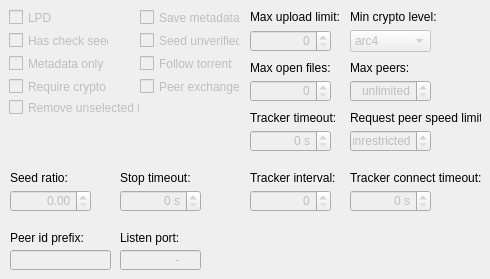
     <widget class="QWidget" name="tab_4">
      <attribute name="title">
       <string>Bittorrent</string>
      </attribute>
      <widget class="QCheckBox" name="checkBox_EnableLpd">
       <property name="enabled">
        <bool>false</bool>
       </property>
       <property name="geometry">
        <rect>
         <x>9</x>
         <y>9</y>
         <width>100</width>
         <height>17</height>
        </rect>
       </property>
       <property name="text">
        <string>LPD</string>
       </property>
      </widget>
      <widget class="QCheckBox" name="checkBox_HashCheckSeed">
       <property name="enabled">
        <bool>false</bool>
       </property>
       <property name="geometry">
        <rect>
         <x>9</x>
         <y>32</y>
         <width>100</width>
         <height>17</height>
        </rect>
       </property>
       <property name="text">
        <string>Has check seed</string>
       </property>
      </widget>
      <widget class="QCheckBox" name="checkBox_SaveMetadata">
       <property name="enabled">
        <bool>false</bool>
       </property>
       <property name="geometry">
        <rect>
         <x>140</x>
         <y>9</y>
         <width>101</width>
         <height>17</height>
        </rect>
       </property>
       <property name="text">
        <string>Save metadata</string>
       </property>
      </widget>
      <widget class="QCheckBox" name="checkBox_SeedUnverified">
       <property name="enabled">
        <bool>false</bool>
       </property>
       <property name="geometry">
        <rect>
         <x>140</x>
         <y>32</y>
         <width>100</width>
         <height>17</height>
        </rect>
       </property>
       <property name="text">
        <string>Seed unverified</string>
       </property>
      </widget>
      <widget class="QCheckBox" name="checkBox_MetadataOnly">
       <property name="enabled">
        <bool>false</bool>
       </property>
       <property name="geometry">
        <rect>
         <x>9</x>
         <y>55</y>
         <width>100</width>
         <height>17</height>
        </rect>
       </property>
       <property name="text">
        <string>Metadata only</string>
       </property>
      </widget>
      <widget class="QCheckBox" name="checkBox_FollowTorrent">
       <property name="enabled">
        <bool>false</bool>
       </property>
       <property name="geometry">
        <rect>
         <x>140</x>
         <y>55</y>
         <width>100</width>
         <height>17</height>
        </rect>
       </property>
       <property name="text">
        <string>Follow torrent</string>
       </property>
      </widget>
      <widget class="QCheckBox" name="checkBox_RequireCrypto">
       <property name="enabled">
        <bool>false</bool>
       </property>
       <property name="geometry">
        <rect>
         <x>9</x>
         <y>78</y>
         <width>100</width>
         <height>17</height>
        </rect>
       </property>
       <property name="text">
        <string>Require crypto</string>
       </property>
      </widget>
      <widget class="QCheckBox" name="checkBox_PeerExchange">
       <property name="enabled">
        <bool>false</bool>
       </property>
       <property name="geometry">
        <rect>
         <x>140</x>
         <y>78</y>
         <width>100</width>
         <height>17</height>
        </rect>
       </property>
       <property name="text">
        <string>Peer exchange</string>
       </property>
      </widget>
      <widget class="QLabel" name="label_18">
       <property name="geometry">
        <rect>
         <x>10</x>
         <y>170</y>
         <width>101</width>
         <height>16</height>
        </rect>
       </property>
       <property name="text">
        <string>Seed ratio:</string>
       </property>
       <property name="buddy">
        <cstring>doubleSpinBox_SeedRatio</cstring>
       </property>
      </widget>
      <widget class="QDoubleSpinBox" name="doubleSpinBox_SeedRatio">
       <property name="enabled">
        <bool>false</bool>
       </property>
       <property name="geometry">
        <rect>
         <x>10</x>
         <y>190</y>
         <width>81</width>
         <height>22</height>
        </rect>
       </property>
       <property name="alignment">
        <set>Qt::AlignRight|Qt::AlignTrailing|Qt::AlignVCenter</set>
       </property>
      </widget>
      <widget class="QLabel" name="label_19">
       <property name="geometry">
        <rect>
         <x>120</x>
         <y>230</y>
         <width>101</width>
         <height>16</height>
        </rect>
       </property>
       <property name="text">
        <string>Listen port:</string>
       </property>
       <property name="buddy">
        <cstring>lineEdit_listenPort</cstring>
       </property>
      </widget>
      <widget class="QLineEdit" name="lineEdit_listenPort">
       <property name="enabled">
        <bool>false</bool>
       </property>
       <property name="geometry">
        <rect>
         <x>120</x>
         <y>250</y>
         <width>81</width>
         <height>20</height>
        </rect>
       </property>
       <property name="inputMask">
        <string notr="true">00000-00000; </string>
       </property>
       <property name="text">
        <string notr="true">-</string>
       </property>
       <property name="alignment">
        <set>Qt::AlignRight|Qt::AlignTrailing|Qt::AlignVCenter</set>
       </property>
      </widget>
      <widget class="QLabel" name="label_20">
       <property name="geometry">
        <rect>
         <x>250</x>
         <y>9</y>
         <width>91</width>
         <height>16</height>
        </rect>
       </property>
       <property name="text">
        <string>Max upload limit:</string>
       </property>
       <property name="buddy">
        <cstring>spinBox_MaxUploadLimit</cstring>
       </property>
      </widget>
      <widget class="QSpinBox" name="spinBox_MaxUploadLimit">
       <property name="enabled">
        <bool>false</bool>
       </property>
       <property name="geometry">
        <rect>
         <x>250</x>
         <y>30</y>
         <width>81</width>
         <height>22</height>
        </rect>
       </property>
       <property name="alignment">
        <set>Qt::AlignRight|Qt::AlignTrailing|Qt::AlignVCenter</set>
       </property>
       <property name="maximum">
        <number>65536</number>
       </property>
      </widget>
      <widget class="QLabel" name="label_21">
       <property name="geometry">
        <rect>
         <x>250</x>
         <y>60</y>
         <width>81</width>
         <height>16</height>
        </rect>
       </property>
       <property name="text">
        <string>Max open files:</string>
       </property>
       <property name="buddy">
        <cstring>spinBox_MaxOpenFiles</cstring>
       </property>
      </widget>
      <widget class="QSpinBox" name="spinBox_MaxOpenFiles">
       <property name="enabled">
        <bool>false</bool>
       </property>
       <property name="geometry">
        <rect>
         <x>250</x>
         <y>80</y>
         <width>81</width>
         <height>22</height>
        </rect>
       </property>
       <property name="alignment">
        <set>Qt::AlignRight|Qt::AlignTrailing|Qt::AlignVCenter</set>
       </property>
       <property name="maximum">
        <number>1000</number>
       </property>
      </widget>
      <widget class="QLabel" name="label_22">
       <property name="geometry">
        <rect>
         <x>350</x>
         <y>60</y>
         <width>131</width>
         <height>16</height>
        </rect>
       </property>
       <property name="text">
        <string>Max peers:</string>
       </property>
       <property name="buddy">
        <cstring>spinBox_MaxPeers</cstring>
       </property>
      </widget>
      <widget class="QSpinBox" name="spinBox_MaxPeers">
       <property name="enabled">
        <bool>false</bool>
       </property>
       <property name="geometry">
        <rect>
         <x>350</x>
         <y>80</y>
         <width>81</width>
         <height>22</height>
        </rect>
       </property>
       <property name="alignment">
        <set>Qt::AlignRight|Qt::AlignTrailing|Qt::AlignVCenter</set>
       </property>
       <property name="specialValueText">
        <string>unlimited</string>
       </property>
       <property name="maximum">
        <number>256</number>
       </property>
      </widget>
      <widget class="QLabel" name="label_23">
       <property name="geometry">
        <rect>
         <x>350</x>
         <y>110</y>
         <width>131</width>
         <height>16</height>
        </rect>
       </property>
       <property name="text">
        <string>Request peer speed limit:</string>
       </property>
       <property name="buddy">
        <cstring>spinBox_RequestPeerSpeedLimit</cstring>
       </property>
      </widget>
      <widget class="QSpinBox" name="spinBox_RequestPeerSpeedLimit">
       <property name="enabled">
        <bool>false</bool>
       </property>
       <property name="geometry">
        <rect>
         <x>350</x>
         <y>130</y>
         <width>81</width>
         <height>22</height>
        </rect>
       </property>
       <property name="alignment">
        <set>Qt::AlignRight|Qt::AlignTrailing|Qt::AlignVCenter</set>
       </property>
       <property name="specialValueText">
        <string>unrestricted</string>
       </property>
       <property name="suffix">
        <string notr="true"> KiB/s</string>
       </property>
       <property name="maximum">
        <number>65536</number>
       </property>
      </widget>
      <widget class="QLabel" name="label_24">
       <property name="geometry">
        <rect>
         <x>120</x>
         <y>170</y>
         <width>101</width>
         <height>16</height>
        </rect>
       </property>
       <property name="text">
        <string>Stop timeout:</string>
       </property>
       <property name="buddy">
        <cstring>spinBox_StopTimeout</cstring>
       </property>
      </widget>
      <widget class="QSpinBox" name="spinBox_StopTimeout">
       <property name="enabled">
        <bool>false</bool>
       </property>
       <property name="geometry">
        <rect>
         <x>120</x>
         <y>190</y>
         <width>81</width>
         <height>22</height>
        </rect>
       </property>
       <property name="alignment">
        <set>Qt::AlignRight|Qt::AlignTrailing|Qt::AlignVCenter</set>
       </property>
       <property name="suffix">
        <string notr="true"> s</string>
       </property>
       <property name="maximum">
        <number>256</number>
       </property>
      </widget>
      <widget class="QLabel" name="label_25">
       <property name="geometry">
        <rect>
         <x>350</x>
         <y>170</y>
         <width>131</width>
         <height>16</height>
        </rect>
       </property>
       <property name="text">
        <string>Tracker connect timeout:</string>
       </property>
       <property name="buddy">
        <cstring>spinBox_TrackerConnectTimeout</cstring>
       </property>
      </widget>
      <widget class="QSpinBox" name="spinBox_TrackerConnectTimeout">
       <property name="enabled">
        <bool>false</bool>
       </property>
       <property name="geometry">
        <rect>
         <x>350</x>
         <y>190</y>
         <width>81</width>
         <height>22</height>
        </rect>
       </property>
       <property name="alignment">
        <set>Qt::AlignRight|Qt::AlignTrailing|Qt::AlignVCenter</set>
       </property>
       <property name="suffix">
        <string notr="true"> s</string>
       </property>
       <property name="maximum">
        <number>256</number>
       </property>
      </widget>
      <widget class="QLabel" name="label_27">
       <property name="geometry">
        <rect>
         <x>250</x>
         <y>170</y>
         <width>91</width>
         <height>16</height>
        </rect>
       </property>
       <property name="text">
        <string>Tracker interval:</string>
       </property>
       <property name="buddy">
        <cstring>spinBox_TrackerInterval</cstring>
       </property>
      </widget>
      <widget class="QSpinBox" name="spinBox_TrackerInterval">
       <property name="enabled">
        <bool>false</bool>
       </property>
       <property name="geometry">
        <rect>
         <x>250</x>
         <y>190</y>
         <width>81</width>
         <height>22</height>
        </rect>
       </property>
       <property name="alignment">
        <set>Qt::AlignRight|Qt::AlignTrailing|Qt::AlignVCenter</set>
       </property>
       <property name="maximum">
        <number>256</number>
       </property>
      </widget>
      <widget class="QLabel" name="label_28">
       <property name="geometry">
        <rect>
         <x>10</x>
         <y>230</y>
         <width>101</width>
         <height>16</height>
        </rect>
       </property>
       <property name="text">
        <string>Peer id prefix:</string>
       </property>
       <property name="buddy">
        <cstring>lineEdit_PeerIDPrefix</cstring>
       </property>
      </widget>
      <widget class="QLineEdit" name="lineEdit_PeerIDPrefix">
       <property name="enabled">
        <bool>false</bool>
       </property>
       <property name="geometry">
        <rect>
         <x>10</x>
         <y>250</y>
         <width>101</width>
         <height>20</height>
        </rect>
       </property>
      </widget>
      <widget class="QComboBox" name="comboBox_MinCryptoLevel">
       <property name="enabled">
        <bool>false</bool>
       </property>
       <property name="geometry">
        <rect>
         <x>350</x>
         <y>30</y>
         <width>81</width>
         <height>22</height>
        </rect>
       </property>
       <item>
        <property name="text">
         <string notr="true">arc4</string>
        </property>
       </item>
       <item>
        <property name="text">
         <string notr="true">plain</string>
        </property>
       </item>
      </widget>
      <widget class="QLabel" name="label_42">
       <property name="geometry">
        <rect>
         <x>350</x>
         <y>9</y>
         <width>131</width>
         <height>16</height>
        </rect>
       </property>
       <property name="text">
        <string>Min crypto level:</string>
       </property>
      </widget>
      <widget class="QLabel" name="label_43">
       <property name="geometry">
        <rect>
         <x>250</x>
         <y>110</y>
         <width>91</width>
         <height>16</height>
        </rect>
       </property>
       <property name="text">
        <string>Tracker timeout:</string>
       </property>
       <property name="buddy">
        <cstring>spinBox_TrackerInterval</cstring>
       </property>
      </widget>
      <widget class="QSpinBox" name="spinBox_TrackerTimeout">
       <property name="enabled">
        <bool>false</bool>
       </property>
       <property name="geometry">
        <rect>
         <x>250</x>
         <y>130</y>
         <width>81</width>
         <height>22</height>
        </rect>
       </property>
       <property name="alignment">
        <set>Qt::AlignRight|Qt::AlignTrailing|Qt::AlignVCenter</set>
       </property>
       <property name="suffix">
        <string notr="true"> s</string>
       </property>
       <property name="maximum">
        <number>256</number>
       </property>
      </widget>
      <widget class="QCheckBox" name="checkBox_RemoveUnselectedFile">
       <property name="enabled">
        <bool>false</bool>
       </property>
       <property name="geometry">
        <rect>
         <x>9</x>
         <y>99</y>
         <width>131</width>
         <height>17</height>
        </rect>
       </property>
       <property name="text">
        <string>Remove unselected file</string>
       </property>
      </widget>
     </widget>
